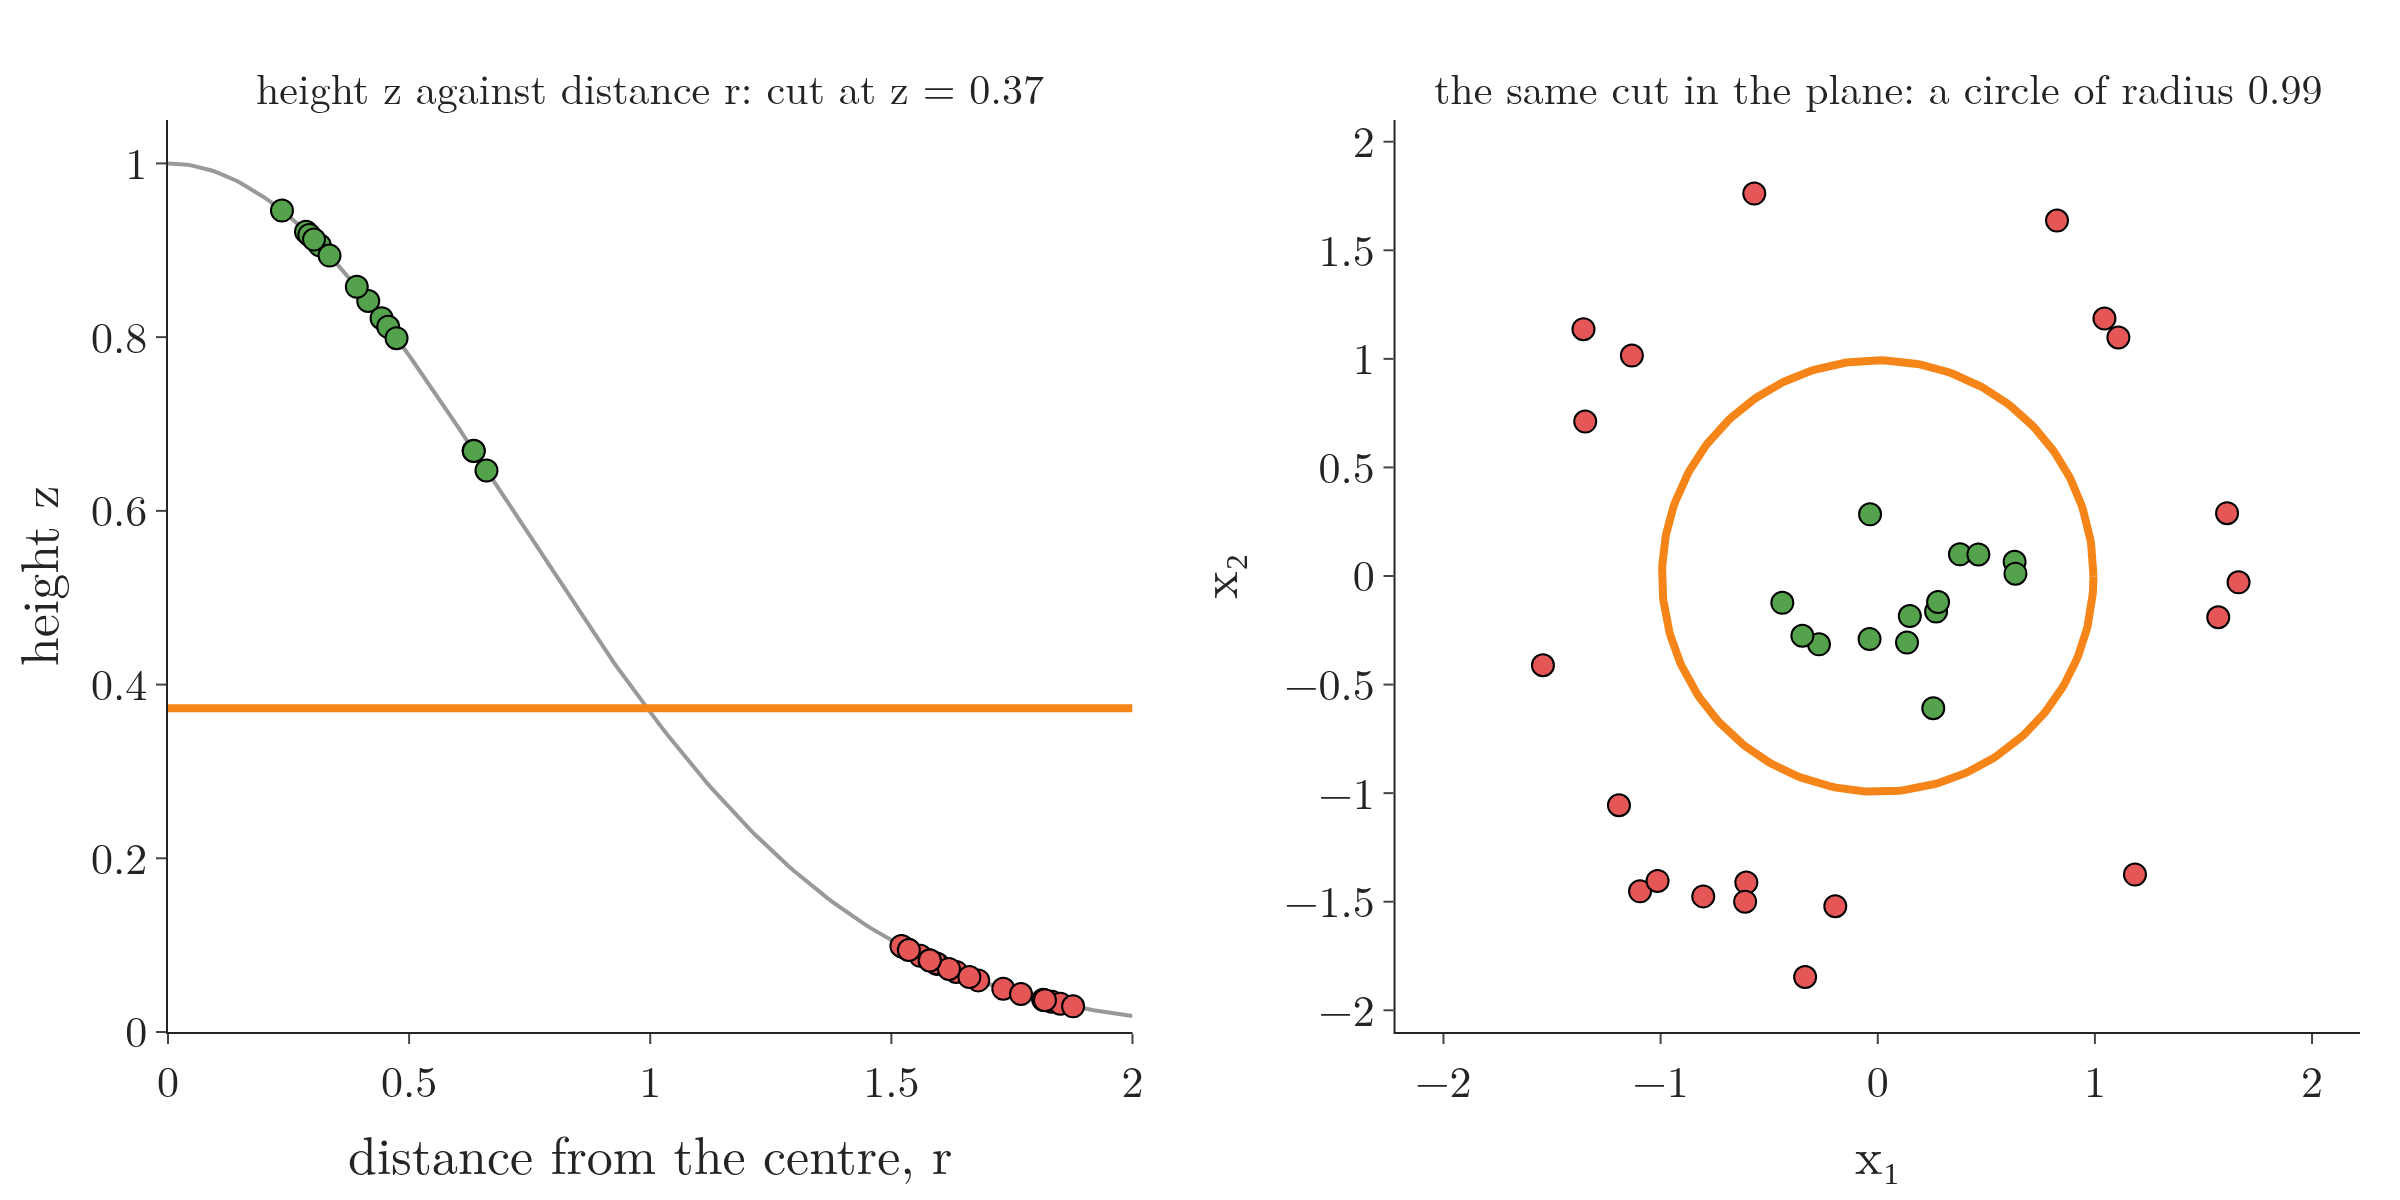

Python code for this plot:
"""The flat cut, read back in 2D (Plotly), on the 34 points of the lift animation (seed 0). Left: each point's
height z = exp(-(x1^2 + x2^2)) against its distance r from the centre; the flat plane is the horizontal line halfway
between the lowest green and the highest red height. Right: the same cut in the original plane is the circle
r = sqrt(-ln z_cut), which puts every green point inside and every red point outside."""
from pathlib import Path
import numpy as np
import plotly.graph_objects as go
from plotly.subplots import make_subplots
from gifkit import FONT, GREEN, ORANGE, RED

here = Path(__file__).parent
rng = np.random.default_rng(0)
ang = rng.uniform(0, 2 * np.pi, 34)
inner = np.c_[np.cos(ang[:14]), np.sin(ang[:14])] * rng.uniform(0.1, 0.7, 14)[:, None]
outer = np.c_[np.cos(ang[14:]), np.sin(ang[14:])] * rng.uniform(1.5, 1.9, 20)[:, None]
zf = lambda P: np.exp(-(P ** 2).sum(1))
zg, zr = zf(inner), zf(outer)
cut = (zg.min() + zr.max()) / 2
rc = np.sqrt(-np.log(cut))
assert zg.min() > zr.max() and np.all(np.hypot(*inner.T) < rc) and np.all(np.hypot(*outer.T) > rc)
fig = make_subplots(1, 2, horizontal_spacing=0.12, subplot_titles=[f"height z against distance r: cut at z = {cut:.2f}",
                                                                   f"the same cut in the plane: a circle of radius {rc:.2f}"])
fig.update_annotations(font_size=21)
rr = np.linspace(0, 2, 200)
fig.add_trace(go.Scatter(x=rr, y=np.exp(-rr ** 2), mode="lines", line=dict(color="#999", width=2)), 1, 1)
for P, c in ((inner, GREEN), (outer, RED)):
    fig.add_trace(go.Scatter(x=np.hypot(*P.T), y=zf(P), mode="markers", marker=dict(size=11, color=c, line=dict(color="black", width=1))), 1, 1)
    fig.add_trace(go.Scatter(x=P[:, 0], y=P[:, 1], mode="markers", marker=dict(size=11, color=c, line=dict(color="black", width=1))), 1, 2)
fig.add_trace(go.Scatter(x=[0, 2], y=[cut, cut], mode="lines", line=dict(color=ORANGE, width=4)), 1, 1)
t = np.linspace(0, 2 * np.pi, 300)
fig.add_trace(go.Scatter(x=rc * np.cos(t), y=rc * np.sin(t), mode="lines", line=dict(color=ORANGE, width=4)), 1, 2)
fig.update_xaxes(title="distance from the centre, r", range=[0, 2], row=1, col=1)
fig.update_yaxes(title="height z", range=[0, 1.05], row=1, col=1)
fig.update_xaxes(title="x₁", range=[-2.1, 2.1], row=1, col=2)
fig.update_yaxes(title="x₂", range=[-2.1, 2.1], scaleanchor="x2", row=1, col=2)
fig.update_layout(template="simple_white", width=1200, height=600, font=FONT, showlegend=False, margin=dict(l=70, r=20, t=60, b=70))
fig.write_image(here / "back_to_2d.png", scale=2)
